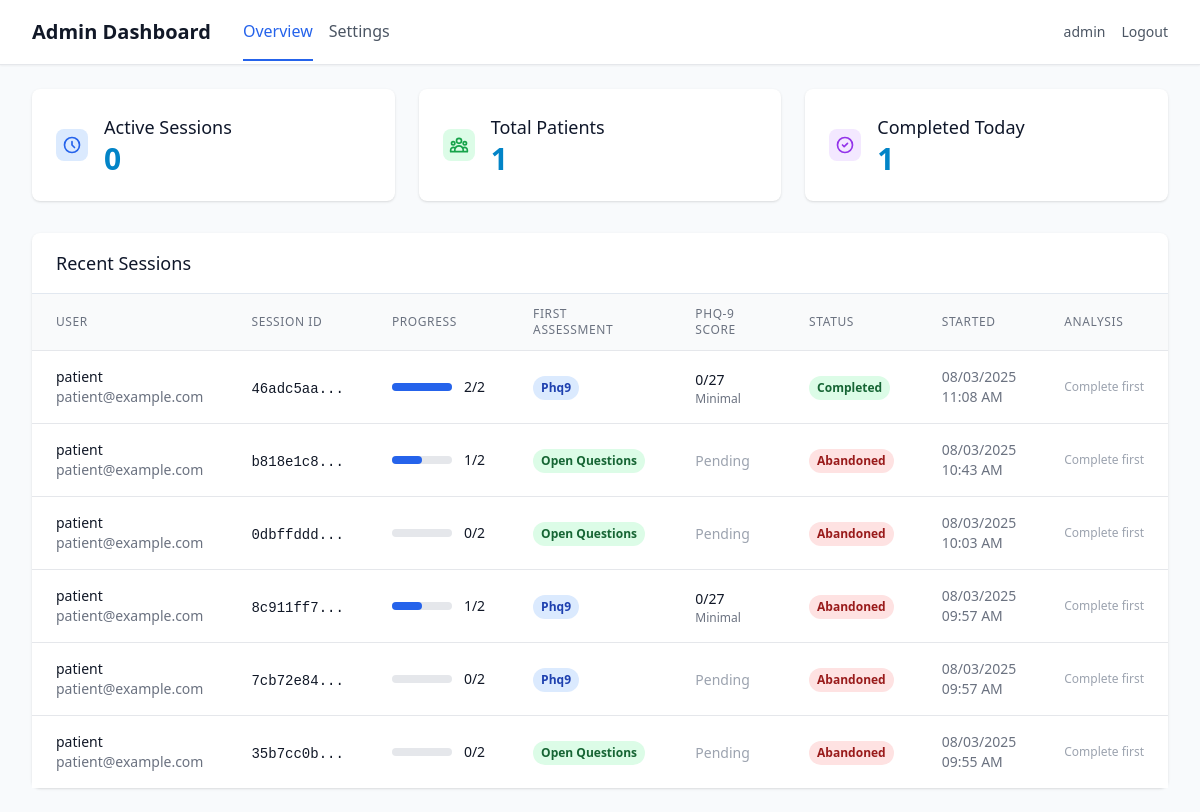
The app's page /admin/dashboard (signed in) with its own data.
### app/models/user.py (models this page shows, shortened)
class User(UserMixin, db.Model):
    id = db.Column(db.Integer, primary_key=True)
    username = db.Column(db.String(80), unique=True, nullable=False)
    email = db.Column(db.String(120), unique=True, nullable=False)
    password_hash = db.Column(db.String(255), nullable=False)
    user_type = db.Column(db.String(20), nullable=False, default='patient')
    created_at = db.Column(db.DateTime, default=datetime.utcnow)
    is_active = db.Column(db.Boolean, default=True)
    patient_profile = db.relationship('PatientProfile', backref='user', uselist=False, cascade='all, delete-orphan')
    assessments = db.relationship('Assessment', backref='user', lazy=True, cascade='all, delete-orphan')
    def is_superuser(self):
        return self.user_type == 'superuser'

### app/models/assessment.py (models this page shows, shortened)
class Assessment(db.Model):
    id = db.Column(db.Integer, primary_key=True)
    user_id = db.Column(db.Integer, db.ForeignKey('user.id'), nullable=False)
    session_id = db.Column(db.String(100), nullable=False, unique=True)
    first_assessment_type = db.Column(db.String(20))  # 'phq9' or 'open_questions'
    phq9_completed = db.Column(db.Boolean, default=False)
    open_questions_completed = db.Column(db.Boolean, default=False)
    status = db.Column(db.String(20), default='in_progress')  # 'in_progress', 'completed', 'abandoned'
    llm_analysis_status = db.Column(db.String(20), default='pending') # 'pending', 'in_progress', 'completed', 'failed'
    llm_analysis_at = db.Column(db.DateTime)
    consent_agreed = db.Column(db.Boolean, default=False)
    camera_verified = db.Column(db.Boolean, default=False)
    started_at = db.Column(db.DateTime, default=datetime.utcnow)
    completed_at = db.Column(db.DateTime)
    consent_at = db.Column(db.DateTime)
    camera_check_at = db.Column(db.DateTime)
    first_assessment_started_at = db.Column(db.DateTime)
    phq9_score = db.Column(db.Integer)
    phq9_severity = db.Column(db.String(20))  # 'minimal', 'mild', 'moderate', 'severe'
    phq9_settings = db.Column(db.Text)  # JSON string of PHQ-9 settings used
    recording_settings = db.Column(db.Text)  # JSON string of recording settings used
    chat_settings = db.Column(db.Text)  # JSON string of chat settings used
    assessment_order = db.Column(db.String(20))  # 'phq_first' or 'questions_first'
    phq9_responses = db.relationship('PHQ9Response', backref='assessment', lazy=True, cascade='all, delete-orphan')
    open_responses = db.relationship('OpenQuestionResponse', backref='assessment', lazy=True, cascade='all, delete-orphan')
    emotion_data = db.relationship('EmotionData', backref='assessment', lazy=True, cascade='all, delete-orphan')
    def get_completion_order(self):
            return {
                'first_type': self.first_assessment_type,
                'phq9_completed': self.phq9_completed,
                'open_questions_completed': self.open_questions_completed,
                'both_completed': self.phq9_completed and self.open_questions_completed
            }

### app/routes/admin.py (the view)
@admin_bp.route('/dashboard')
@login_required
@admin_required
def dashboard():
    stats = AdminDashboardService.get_overview_stats()
    recent_sessions = AdminDashboardService.get_recent_sessions(limit=15)
    return render_template('admin/dashboard.html',
                         **stats,
                         recent_sessions=recent_sessions)

### app/services/admin.py (called while the page is built)
    @staticmethod
    def get_overview_stats():
        today = datetime.utcnow().date()
        active_sessions = Assessment.query.filter_by(status='in_progress').count()
        total_patients = db.session.query(Assessment.user_id).distinct().count()
        completed_today = Assessment.query.filter(
            Assessment.status == 'completed',
            func.date(Assessment.completed_at) == today
        ).count()
        return {
            'active_sessions': active_sessions,
            'total_patients': total_patients,
            'completed_today': completed_today
        }

### run.py (called while the page is built)
@app.before_request
def before_request():
    from flask import request
    if not current_user.is_authenticated and request.endpoint not in ['auth.login', 'auth.register', 'static']:
        return redirect(url_for('auth.login'))

### app/templates/admin/dashboard.html (shortened to what this page needs)
{% extends "base.html" %}
{% block nav %}
{%include "/components/admin_nav.html"%}
{% endblock %}
{% block content %}
<div class="max-w-7xl mx-auto py-6 sm:px-6 lg:px-8">
    <div class="grid grid-cols-1 md:grid-cols-3 gap-6 mb-8">
        <div class="bg-white rounded-lg shadow p-6">
            <div class="flex items-center">
                <div class="flex-shrink-0">
                    <div class="w-8 h-8 bg-blue-100 rounded-lg flex items-center justify-center">
                        <svg class="w-5 h-5 text-blue-600" fill="none" stroke="currentColor" viewBox="0 0 24 24">
                            <path stroke-linecap="round" stroke-linejoin="round" stroke-width="2" d="M12 8v4l3 3m6-3a9 9 0 11-18 0 9 9 0 0118 0z"/>
                        </svg>
                    </div>
                </div>
                <div class="ml-4">
                    <h3 class="text-lg font-medium text-secondary-900">Active Sessions</h3>
                    <p class="text-3xl font-bold text-primary-600">{{ active_sessions }}</p>
                </div>
            </div>
        </div>
        <div class="bg-white rounded-lg shadow p-6">
            <div class="flex items-center">
                <div class="flex-shrink-0">
                    <div class="w-8 h-8 bg-green-100 rounded-lg flex items-center justify-center">
                    </div>
                </div>
                <div class="ml-4">
                    <h3 class="text-lg font-medium text-secondary-900">Total Patients</h3>
                    <p class="text-3xl font-bold text-primary-600">{{ total_patients }}</p>
                </div>
            </div>
        </div>
        <div class="bg-white rounded-lg shadow p-6">
            <div class="flex items-center">
                <div class="flex-shrink-0">
                    <div class="w-8 h-8 bg-purple-100 rounded-lg flex items-center justify-center">
                        <svg class="w-5 h-5 text-purple-600" fill="none" stroke="currentColor" viewBox="0 0 24 24">
                            <path stroke-linecap="round" stroke-linejoin="round" stroke-width="2" d="M9 12l2 2 4-4m6 2a9 9 0 11-18 0 9 9 0 0118 0z"/>
                        </svg>
                    </div>
                </div>
                <div class="ml-4">
                    <h3 class="text-lg font-medium text-secondary-900">Completed Today</h3>
                    <p class="text-3xl font-bold text-primary-600">{{ completed_today }}</p>
                </div>
            </div>
        </div>
    </div>
    <div class="bg-white rounded-lg shadow">
        <div class="px-6 py-4 border-b border-secondary-200">
            <h3 class="text-lg font-medium text-secondary-900">Recent Sessions</h3>
        </div>
        {% if recent_sessions %}
        <div class="overflow-x-auto">
            <table class="min-w-full divide-y divide-gray-200">
                <thead class="bg-gray-50">
                    <tr>
                        <th class="px-6 py-3 text-left text-xs font-medium text-gray-500 uppercase tracking-wider">User</th>
                        <th class="px-6 py-3 text-left text-xs font-medium text-gray-500 uppercase tracking-wider">Session ID</th>
                        <th class="px-6 py-3 text-left text-xs font-medium text-gray-500 uppercase tracking-wider">Progress</th>
                        <th class="px-6 py-3 text-left text-xs font-medium text-gray-500 uppercase tracking-wider">First Assessment</th>
                        <th class="px-6 py-3 text-left text-xs font-medium text-gray-500 uppercase tracking-wider">PHQ-9 Score</th>
                        <th class="px-6 py-3 text-left text-xs font-medium text-gray-500 uppercase tracking-wider">Status</th>
                        <th class="px-6 py-3 text-left text-xs font-medium text-gray-500 uppercase tracking-wider">Started</th>
                        <th class="px-6 py-3 text-left text-xs font-medium text-gray-500 uppercase tracking-wider">Analysis</th>
                    </tr>
                </thead>
                <tbody class="bg-white divide-y divide-gray-200">
                    {% for session in recent_sessions %}
                    <tr class="hover:bg-gray-50">
                        <td class="px-6 py-4 whitespace-nowrap">
                            <div>
                                <div class="text-sm font-medium text-gray-900">{{ session.username }}</div>
                                <div class="text-sm text-gray-500">{{ session.email }}</div>
                            </div>
                        </td>
                        <td class="px-6 py-4 whitespace-nowrap">
                            <span class="text-sm text-gray-900 font-mono">{{ session.session_id[:8] }}...</span>
                        </td>
                        <td class="px-6 py-4 whitespace-nowrap">
                            <div class="flex items-center">
                                <div class="w-full bg-gray-200 rounded-full h-2 mr-3" style="width: 60px;">
                                    <div class="bg-blue-600 h-2 rounded-full" style="width: {{ (session.progress_count / 2 * 100) }}%"></div>
                                </div>
                                <span class="text-sm font-medium text-gray-900">{{ session.progress_text }}</span>
                            </div>
                        </td>
                        <td class="px-6 py-4 whitespace-nowrap">
                            {% if session.first_type %}
                                <span class="inline-flex px-2 py-1 text-xs font-semibold rounded-full
                                           {% if session.first_type == 'phq9' %}bg-blue-100 text-blue-800{% else %}bg-green-100 text-green-800{% endif %}">
                                    {{ session.first_type.replace('_', ' ').title() }}
                                </span>
                            {% else %}
                                <span class="text-sm text-gray-400">Not started</span>
                            {% endif %}
                        </td>
                        <td class="px-6 py-4 whitespace-nowrap">
                            {% if session.phq9_score is not none %}
                                <div>
                                    <span class="text-sm font-medium text-gray-900">{{ session.phq9_score }}/27</span>
                                    <div class="text-xs text-gray-500 capitalize">{{ session.phq9_severity.replace('_', ' ') if session.phq9_severity else '' }}</div>
                                </div>
                            {% else %}
                                <span class="text-sm text-gray-400">Pending</span>
                            {% endif %}
                        </td>
                        <td class="px-6 py-4 whitespace-nowrap">
                            <span class="inline-flex px-2 py-1 text-xs font-semibold rounded-full {{ session.status_class }}">
                                {{ session.status }}
                            </span>
                        </td>
                        <td class="px-6 py-4 whitespace-nowrap text-sm text-gray-500">
                            <div>{{ session.started_at.strftime('%m/%d/%Y') }}</div>
                            <div>{{ session.started_at.strftime('%I:%M %p') }}</div>
                        </td>
                        <td class="px-6 py-4 whitespace-nowrap">
                            <div class="flex items-center space-x-2">
                                {% if session.status == 'completed' %}
                                    <button onclick="analyzeSession('{{ session.session_id }}')"
                                        class="bg-purple-500 hover:bg-purple-600 text-white px-3 py-1 rounded text-xs transition-colors">
                                        Analyze
                                    </button>
                                    <button onclick="viewAnalysisResults('{{ session.session_id }}')"
                                        class="bg-blue-500 hover:bg-blue-600 text-white px-3 py-1 rounded text-xs transition-colors">
                                        Results
                                    </button>
                                {% else %}
                                    <span class="text-xs text-gray-400">Complete first</span>
                                {% endif %}
                            </div>
                        </td>
                    </tr>
                    {% endfor %}
                </tbody>
            </table>
        </div>
        {% endif %}
    </div>
</div>
{% endblock %}

### app/templates/base.html (shortened to what this page needs)
<!DOCTYPE html>
<html lang="en" class="h-full">
<head>
    <script src="https://cdn.tailwindcss.com"></script>
</head>
<body class="h-full bg-secondary-50 text-secondary-900 overflow-x-hidden">
    {% block nav %}{% endblock %}
    <main class="{% block main_class %}{% endblock %}">
        {% block content %}{% endblock %}
    </main>
</body>
</html>

### app/templates/components/admin_nav.html
<nav class="bg-white shadow-sm border-b border-gray-200">
    <div class="max-w-7xl mx-auto px-4 sm:px-6 lg:px-8">
        <div class="flex justify-between h-16">
            <div class="flex items-center space-x-8">
                <h1 class="text-xl font-semibold text-gray-900">Admin Dashboard</h1>
                <div class="flex space-x-4">
                    <a href="{{ url_for('admin.dashboard') }}"
                       class="{% if request.endpoint == 'admin.dashboard' %}text-blue-600 border-b-2 border-blue-600{% else %}text-gray-600 hover:text-gray-900{% endif %} pb-4 pt-4 transition-colors font-medium">
                        Overview
                    </a>
                    <a href="{{ url_for('settings.show_settings') }}"
                       class="{% if request.endpoint == 'settings.show_settings' %}text-blue-600 border-b-2 border-blue-600{% else %}text-gray-600 hover:text-gray-900{% endif %} pb-4 pt-4 transition-colors">
                        Settings
                    </a>
                </div>
            </div>
            <div class="flex items-center space-x-4">
                <span class="text-sm text-gray-600">{{ current_user.username }}</span>
                <a href="{{ url_for('auth.logout') }}" class="text-sm text-gray-600 hover:text-gray-900 transition-colors">Logout</a>
            </div>
        </div>
    </div>
</nav>

### records on screen
User: username "admin"
Assessment: username "patient", email "patient@example.com", session_id "46adc5aa", {{ (session.progress_count / 2 * 100) }} 100.0 (drawn), progress_text "2/2", first_type.replace "Phq9", phq9_score "0", phq9_severity "Minimal", status "Completed", started_at "08/03/2025", started_at "11:08 AM"
User: username "patient" "patient" "patient" "patient" "patient", email "patient@example.com" "patient@example.com" "patient@example.com" "patient@example.com" "patient@example.com"
Assessment: first_type.replace "Open Questions", started_at "08/03/2025", started_at "10:43 AM"
Assessment: first_type.replace "Open Questions", started_at "08/03/2025", started_at "10:03 AM"
Assessment: first_type.replace "Phq9", phq9_severity "Minimal", started_at "08/03/2025", started_at "09:57 AM"
Assessment: first_type.replace "Phq9", started_at "08/03/2025", started_at "09:57 AM"
Assessment: first_type.replace "Open Questions", started_at "08/03/2025", started_at "09:55 AM"

### other values on screen
{{ active_sessions }} "0"
{{ total_patients }} "1"
{{ completed_today }} "1"
{{ session.session_id[:8] }} "b818e1c8" "0dbffddd" "8c911ff7" "7cb72e84" "35b7cc0b"
{{ session.progress_text }} "1/2" "0/2" "1/2" "0/2" "0/2"
{{ session.status }} "Abandoned" "Abandoned" "Abandoned" "Abandoned" "Abandoned"
{{ session.phq9_score }} "0"
